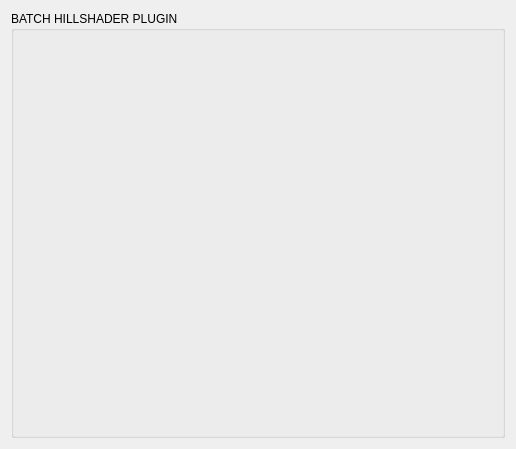
<?xml version="1.0" encoding="UTF-8"?>
<ui version="4.0">
 <class>AboutDialog</class>
 <widget class="QDialog" name="AboutDialog">
  <property name="geometry">
   <rect>
    <x>0</x>
    <y>0</y>
    <width>516</width>
    <height>449</height>
   </rect>
  </property>
  <property name="sizePolicy">
   <sizepolicy hsizetype="Maximum" vsizetype="Maximum">
    <horstretch>0</horstretch>
    <verstretch>0</verstretch>
   </sizepolicy>
  </property>
  <property name="windowTitle">
   <string>Batch Hillshader About</string>
  </property>
  <layout class="QGridLayout" name="gridLayout_2">
   <item row="1" column="1">
    <layout class="QGridLayout" name="gridLayout">
     <item row="0" column="0">
      <layout class="QVBoxLayout" name="verticalLayout">
       <item>
        <widget class="QGroupBox" name="groupBox">
         <property name="title">
          <string>BATCH HILLSHADER PLUGIN</string>
         </property>
         <layout class="QGridLayout" name="gridLayout_3">
          <item row="0" column="0">
           <layout class="QVBoxLayout" name="verticalLayout_2">
            <item>
             <layout class="QHBoxLayout" name="horizontalLayout">
              <property name="sizeConstraint">
               <enum>QLayout::SetMaximumSize</enum>
              </property>
              <item>
               <widget class="QLabel" name="versionLabel">
                <property name="text">
                 <string/>
                </property>
               </widget>
              </item>
             </layout>
            </item>
            <item>
             <widget class="QLabel" name="descriptionLabel">
              <property name="text">
               <string/>
              </property>
             </widget>
            </item>
            <item>
             <widget class="QLabel" name="codeRepoLabel">
              <property name="text">
               <string/>
              </property>
             </widget>
            </item>
            <item>
             <widget class="QLabel" name="libraryUsedLabel">
              <property name="text">
               <string/>
              </property>
             </widget>
            </item>
            <item>
             <widget class="QLabel" name="contactLabel">
              <property name="text">
               <string/>
              </property>
             </widget>
            </item>
            <item>
             <widget class="QLabel" name="licenseLabel">
              <property name="text">
               <string/>
              </property>
             </widget>
            </item>
            <item>
             <widget class="QLabel" name="PANOicon">
              <property name="sizePolicy">
               <sizepolicy hsizetype="Minimum" vsizetype="Preferred">
                <horstretch>0</horstretch>
                <verstretch>0</verstretch>
               </sizepolicy>
              </property>
              <property name="maximumSize">
               <size>
                <width>300</width>
                <height>75</height>
               </size>
              </property>
              <property name="toolTip">
               <string>PANOimagen S.L.</string>
              </property>
              <property name="locale">
               <locale language="English" country="UnitedStates"/>
              </property>
              <property name="text">
               <string/>
              </property>
              <property name="pixmap">
               <pixmap resource="resources.qrc">:/plugins/batch_hillshader/icons/PANOiFullHD.png</pixmap>
              </property>
              <property name="scaledContents">
               <bool>true</bool>
              </property>
              <property name="alignment">
               <set>Qt::AlignCenter</set>
              </property>
              <property name="margin">
               <number>-2</number>
              </property>
              <property name="indent">
               <number>0</number>
              </property>
             </widget>
            </item>
           </layout>
          </item>
         </layout>
        </widget>
       </item>
      </layout>
     </item>
    </layout>
   </item>
  </layout>
 </widget>
 <resources>
 </resources>
 <connections/>
</ui>
